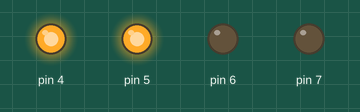
This sketch was run on a simulated Arduino Uno, built with avr-gcc and run on an emulated ATmega328P. Shown: output pins drawn as LEDs (lit = HIGH).

Above: at 0.05 s.
At 1.95 s:
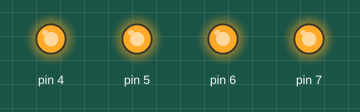
At 2.95 s:
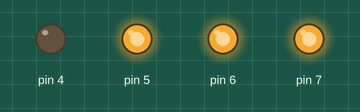
At 3.95 s:
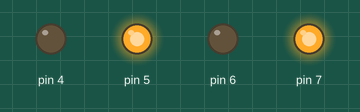
Timing chart, 0 to 4.6 s (numbered marks = the images above):
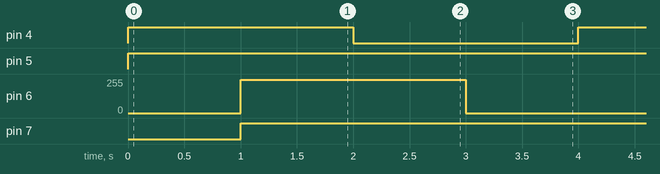

Measured:
- by itself, pin 4: alternates HIGH for 2.0 s and LOW for 2.0 s
- by itself, pin 5: LOW → HIGH at 0.00 s
- by itself, pin 6: alternates 250/255 for 2.0 s and 0/255 for 2.0 s
- by itself, pin 7: LOW → HIGH at 1.0 s

The sketch:

SimpleMotor.ino
```cpp
#include "SimpleMotor.h"
SimpleMotor motor1(4, 5);
SimpleMotor motor2(6, 7);

void setup() {

}

void loop() {
  motor1.run(250);
  delay(1000);
  motor2.run(250);
  delay(1000);
  motor1.stop();
  delay(1000);
  motor2.stop();
  delay(1000);
}
```

SimpleMotor.cpp
```cpp
#include "SimpleMotor.h"

SimpleMotor::SimpleMotor(int pinPWM, int pinDir) {
  _pinPWM = pinPWM;
  _pinDir = pinDir;
  _isDirControl = true;

  pinMode(_pinPWM, OUTPUT);
  pinMode(_pinDir, OUTPUT);
}

SimpleMotor::SimpleMotor(int pinPWM) {
  _pinPWM = pinPWM;
  _isDirControl = false;

  pinMode(_pinPWM, OUTPUT);
}

void SimpleMotor::run(int speed) {
  speed = constrain(speed, -255, 255);

  if(_isDirControl) {
    if(speed > 0) {
      digitalWrite(_pinDir, HIGH);
      analogWrite(_pinPWM, speed);
    } else if(speed < 0) {
      digitalWrite(_pinDir, LOW);
      analogWrite(_pinPWM, -speed);
    } else {
      analogWrite(_pinPWM, 0);
    }
  } else {
    if(speed >= 0) {
      analogWrite(_pinPWM, speed);
    } else {
      analogWrite(_pinPWM, 0);
    }
  }
}

void SimpleMotor::stop() {
  analogWrite(_pinPWM, 0);
}
```

SimpleMotor.h
```cpp
#ifndef SimpleMotor_h
#define SimpleMotor_h

#include "Arduino.h"

class SimpleMotor {
  public:
    SimpleMotor(int pinPWM, int pinDir);

    SimpleMotor(int pinPWM);

    void run(int speed);

    void stop();

  private:
    int _pinPWM;
    int _pinDir;
    bool _isDirControl;
};

#endif
```
